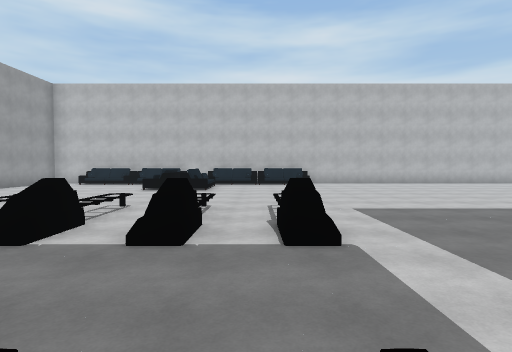
view 1 (above)

17 first-person views from a walk through a Unity game level. The camera is 1.5 m above the floor, tilts 2° down and sees 80° across. The floor is counted in squares, 1.89 m on a side. Each view is taken from the middle of a square. On the plan, view 1 faces up. The plan holds only what a view shows up to about 11 squares ahead; the rest is blank. The player is left out. Surface patterns are stand-ins for the level's own textures.

view 2
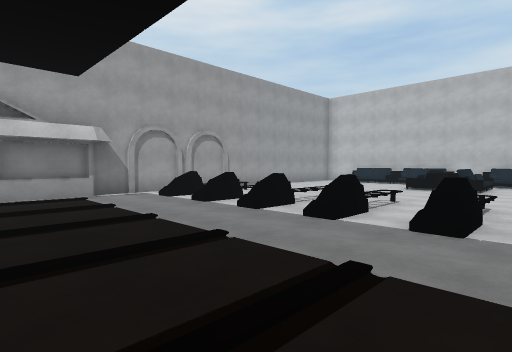

view 3
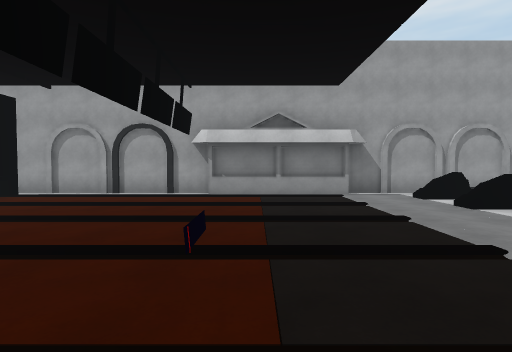

view 4
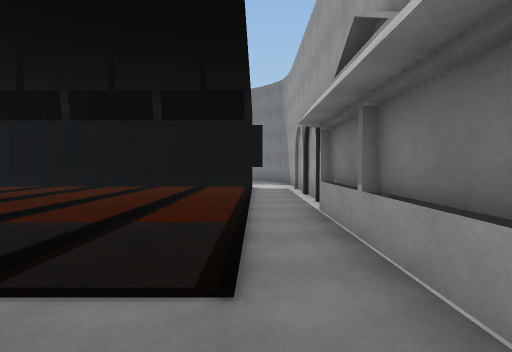

view 5
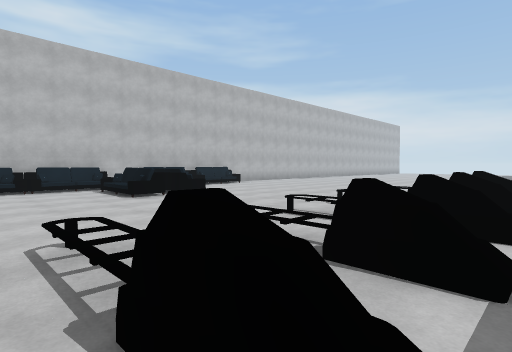

view 6
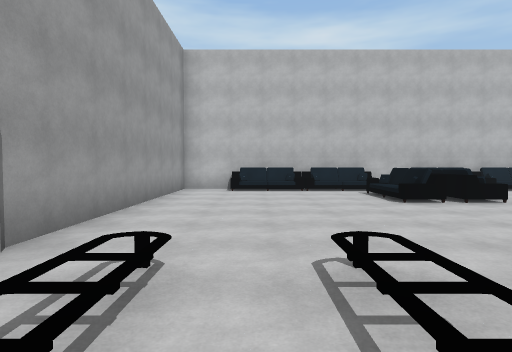

view 7
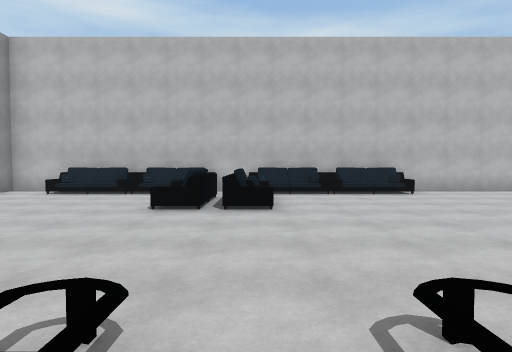

view 8
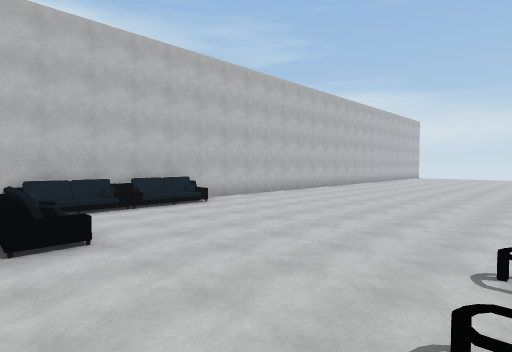

view 9
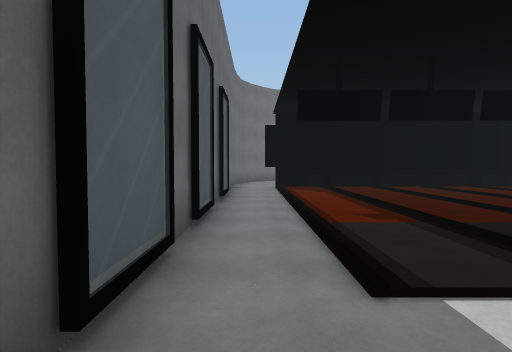

view 10
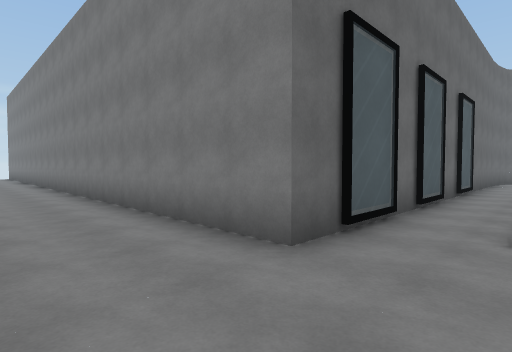

view 11
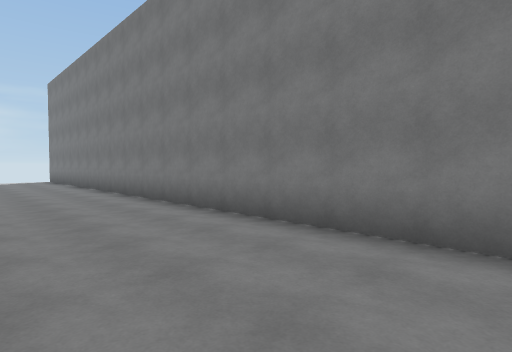

view 12
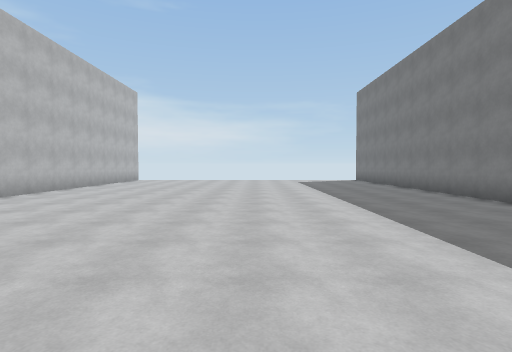

view 13
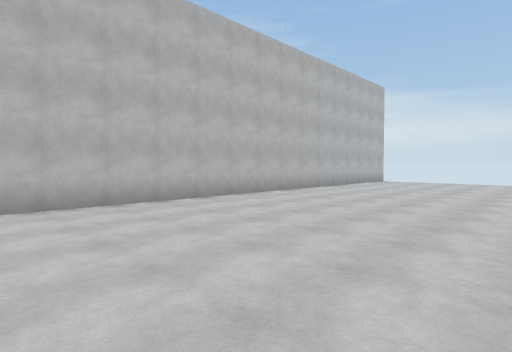

view 14
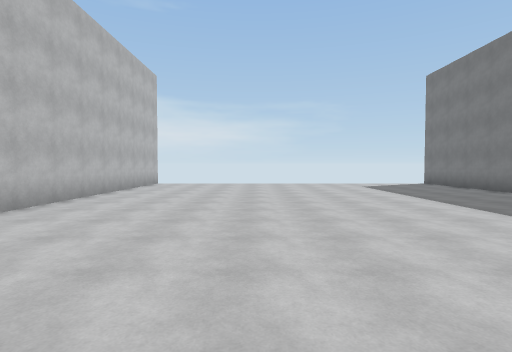

view 15
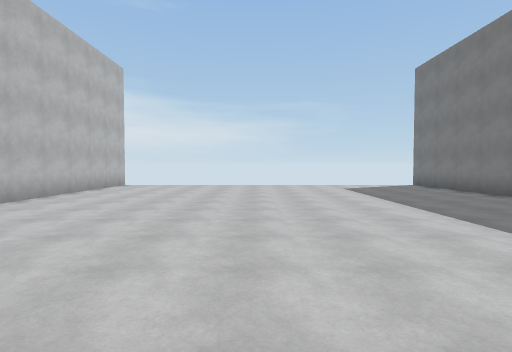

view 16
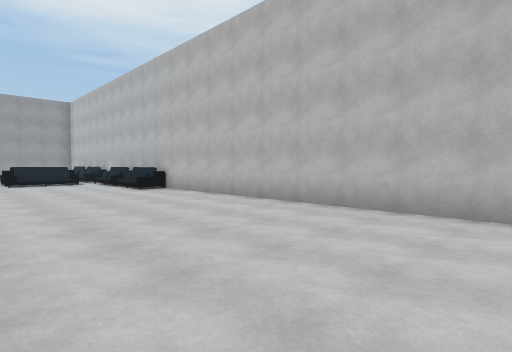

view 17
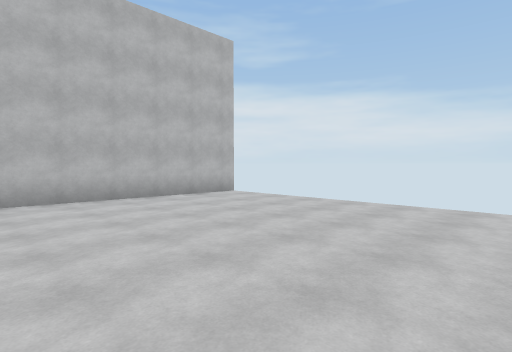

### Floor plan
Key: @ floor where view 1 was taken; # wall or solid block; . floor; / step, stairs or slope; = window, fence, low wall or low ledge; ^ raised ledge; O other object.
Columns run from 10 left of view 1 to 24 right of it. Each row starts with its distance up from view 1.
 15 ####  ###   ######################
 14 #..####.#####......................
 13 #..................................
 12 #.....#^=..........................
 11 #.....=^=..........................
 10 #......=...........................
  9 #..................................
  8 #..................................
  7 #.................................
  6 #..././/........ .................
  5 #..././/.#........................
  4 #.=.==/=.===......................
  3 #...////..........................
  2 #.............####################
  1 #././.././../.=
  0 #./.......@...#
 -1 #./.....O.....=
 -2 #./...........=
 -3 #./...........#
 -4 #./...........=
 -5 #./...........=
 -6 #./...........#
 -7 #./...........#
 -8 #.###########.#
 -9              .#

Positions as (right, up) in squares from view 1, and headings:
1: (0, 0), facing up
2: (0, -1), facing up-left
3: (0, -1), facing left
4: (-8, 3), facing down
5: (-7, 3), facing up-right
6: (-7, 4), facing up
7: (-2, 5), facing up
8: (-3, 6), facing up-right
9: (3, 3), facing down
10: (2, 5), facing down-right
11: (7, 6), facing down-right
12: (8, 8), facing right
13: (9, 8), facing up-right
14: (11, 10), facing right
15: (12, 9), facing right
16: (12, 9), facing up-left
17: (18, 7), facing up-right
